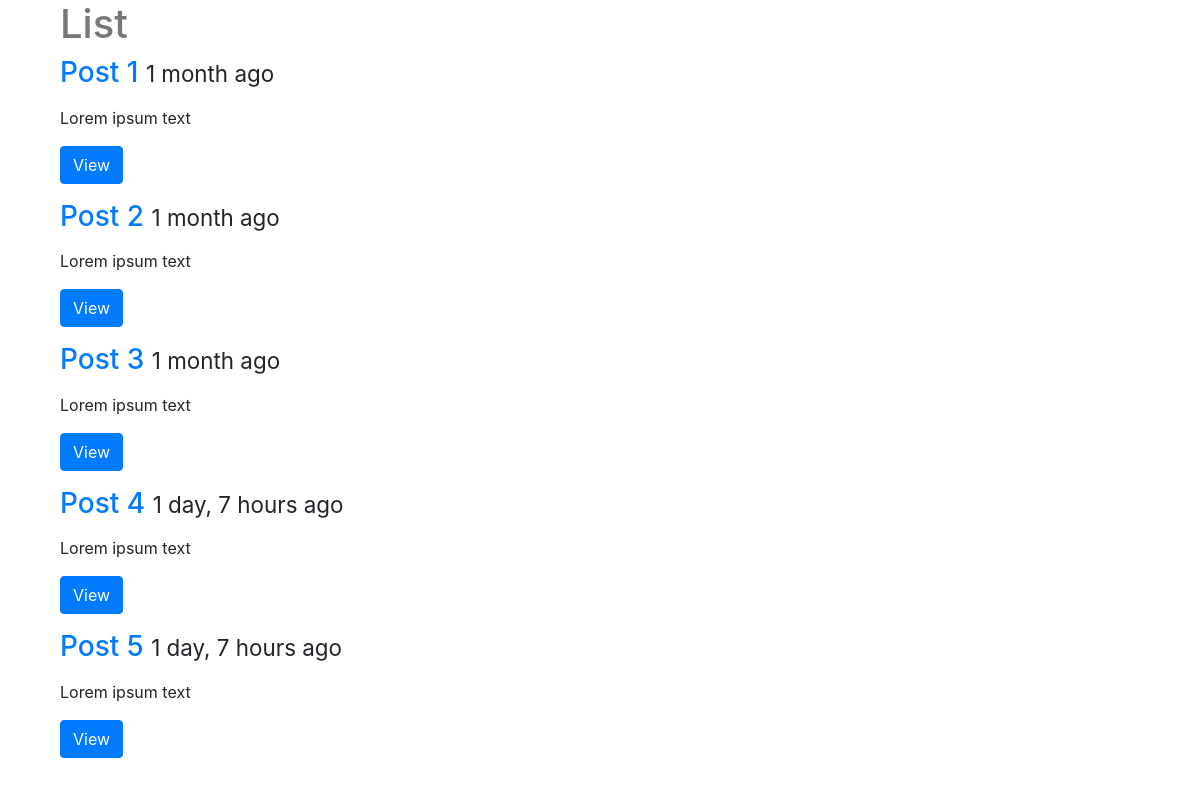
/posts/list/, run on an earlier commit of the app's database.
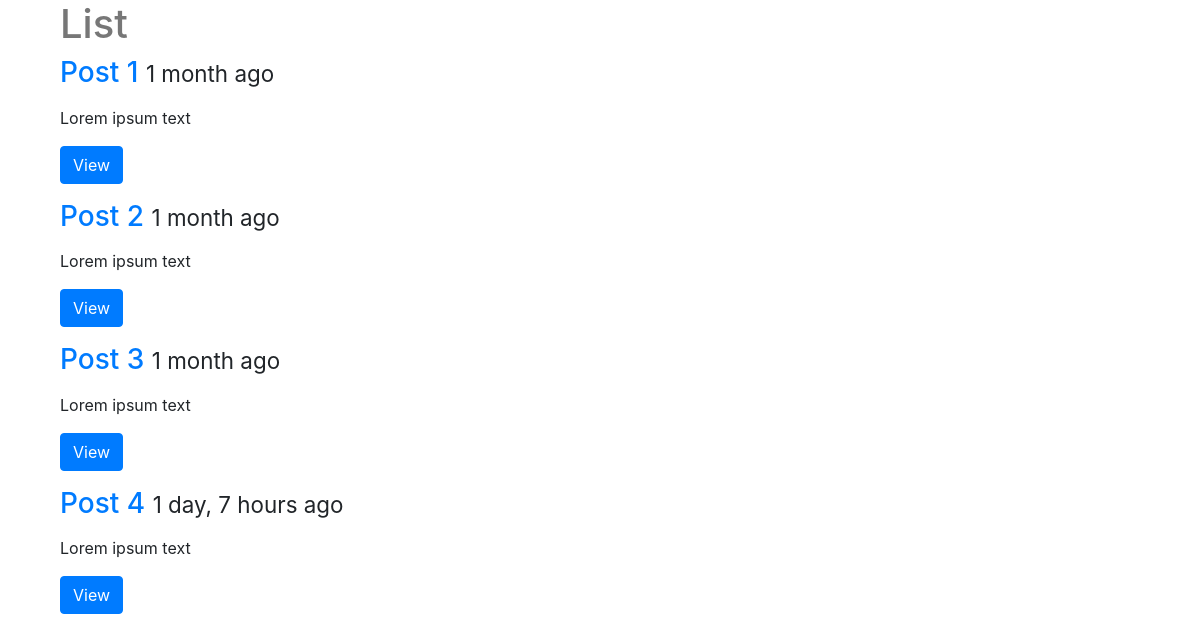
And on a later commit of the database.
### posts/models.py (models this page shows, shortened)
class Post(models.Model):
    title = models.CharField(max_length=120)
    content = models.TextField()
    updated = models.DateTimeField(auto_now=True, auto_now_add=False)
    timestamp = models.DateTimeField(auto_now=False, auto_now_add=True)
    def get_absolute_url(self):
        return reverse('posts:detail', kwargs={'id': self.id})

### posts/views.py (the view)
def post_list(request):
    queryset = Post.objects.all()
    context = {'title': 'List', 'object_list': queryset}
    return render(request, 'post_list.html', context)

### templates/post_list.html (shortened to what this page needs)
{% extends "base.html" %}
{% block content %}
    <div class='col-sm-6 col-sm-offset-3'>
        <h1>{{ title }}</h1>
        {% for obj in object_list %}
            <div class='row'>
                <div class='col-sm-12'>
                    <div class='thumbnail'>
                        <div class='caption'>
                            <h3><a href="{{ obj.get_absolute_url }}">{{ obj.title }}</a> <small>{{ obj.timestamp|timesince }} ago</small></h3>
                            <p>{{ obj.content|linebreaks|truncatechars:120 }}</p>
                            <p><a href='{{ obj.get_absolute_url }}' class='btn btn-primary' role='button'>View</a></p>
                        </div>
                    </div>
                </div>
            </div>
        {% endfor %}
    </div>
{% endblock content %}

### templates/base.html (shortened to what this page needs)
{% load staticfiles %}
<!DOCTYPE html>
<html>
<head>
    <link rel="stylesheet" href="https://maxcdn.bootstrapcdn.com/bootstrap/4.0.0/css/bootstrap.min.css">
    <link rel='stylesheet' href='{% static "css/base.css" %}'>
</head>
<body>
    <div class="container">
        {% block content %}{% endblock content %}
    </div>
</body>
</html>

### static/css/base.css (style rules this page uses)
h1 { color: #777777; }

What changed in the data, as far as the page shows it:
removed Post: title "Post 5", timestamp "1 day, 7 hours", content "Lorem ipsum text"
